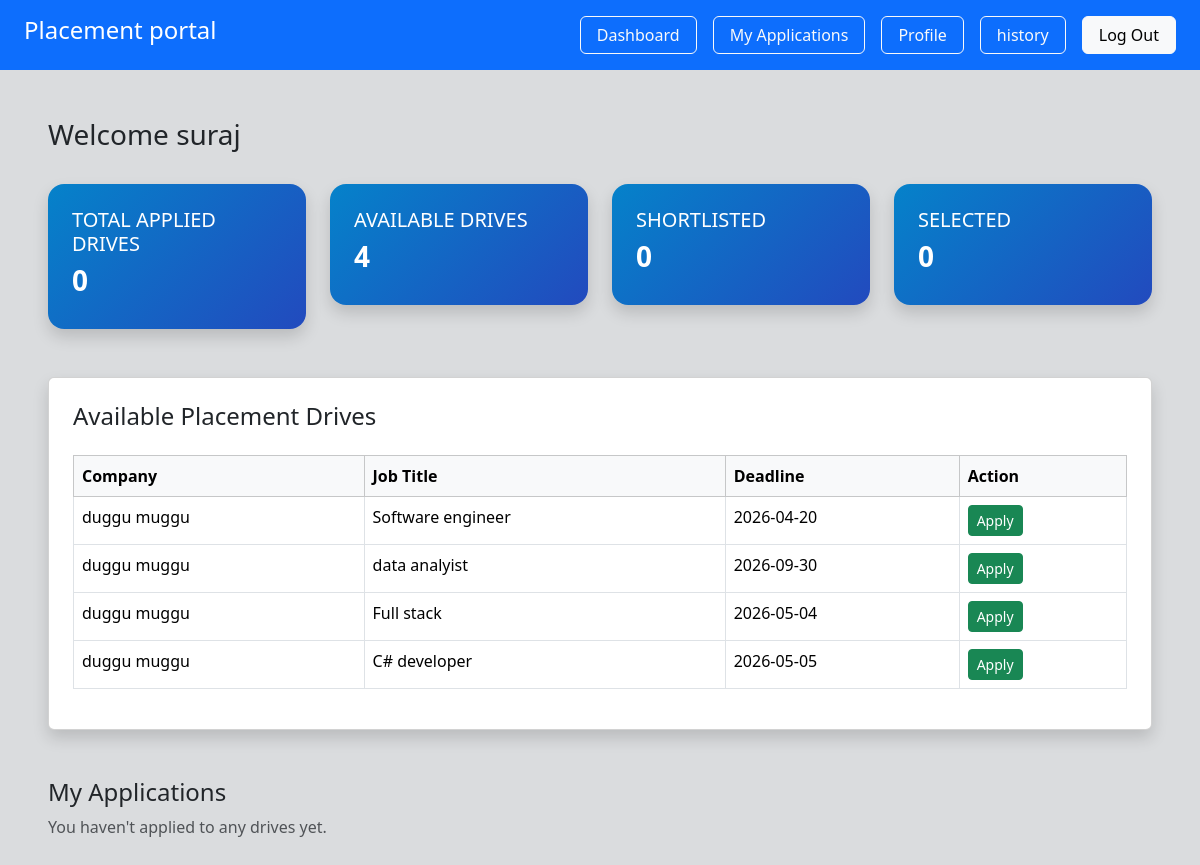
The page /student/dashboard (signed in) on the database its author committed.
### app/models.py (models this page shows, shortened)
class Student(db.Model):
     __tablename__ = "students"
     id = db.Column(db.Integer, primary_key=True )
     user_id = db.Column(db.Integer, db.ForeignKey("users.id"), nullable=False)
     name = db.Column(db.String(100), nullable=False)
     roll_no = db.Column(db.String(50), unique=True, nullable=False)
     branch= db.Column(db.String(50))
     cgpa=db.Column(db.Float)
     phone = db.Column(db.String(15))
     resume = db.Column(db.String(200))
     is_blacklisted = db.Column(db.Boolean, default=False)
     user = db.relationship("User", backref=db.backref("student", uselist=False), uselist=False )

class PlacementDrive(db.Model):
     __tablename__ = "placement_drives"
     id = db.Column(db.Integer, primary_key=True)
     company_id = db.Column(db.Integer, db.ForeignKey("companies.id"), nullable=False)
     job_title = db.Column(db.String(150), nullable=False )
     description = db.Column(db.Text)
     eligibility= db.Column(db.String(200))
     deadline = db.Column(db.Date)
     status = db.Column(db.String(20) , default = 'pending')
     created_at  = db.Column(db.DateTime, default=datetime.utcnow)
     company= db.relationship('Company', backref='drives')

class Company(db.Model):
     __tablename__ = "companies"
     id = db.Column(db.Integer, primary_key=True)
     user_id = db.Column(db.Integer, db.ForeignKey("users.id"), nullable=False)
     company_name = db.Column(db.String(150), nullable=False)
     hr_name = db.Column(db.String(100))
     website = db.Column(db.String(150))
     approval_status = db.Column(db.String(20), default="pending")
     is_blacklisted = db.Column(db.Boolean, default=False)
     user = db.relationship("User", backref=db.backref("company", uselist=False),uselist=False)

### app/student/routes.py (the view)
@student.route('/student/dashboard')
@login_required
def s_student():
    if current_user.role != "student":
        return "Unauthorized", 403
    stu = Student.query.filter_by(user_id=current_user.id).first()
    if not stu:
        return "Student profile not found", 404
    available_drives = PlacementDrive.query.filter_by(status="open").all()
    applications = Application.query.filter_by(student_id=stu.id).all()
    total_applied = len(applications)
    total_shortlist_dives = Application.query.filter_by(status="shortlisted",student_id=stu.id).count()
    total_selected_dives = Application.query.filter_by(status="selected",student_id=stu.id).count()
    return render_template(
        'student/s_dashboard.html',
        stu=stu,
        available_drives=available_drives,
        applications=applications,
        total_applied=total_applied,
        total_shortlist_dives=total_shortlist_dives,
        total_selected_dives=total_selected_dives
    )

### app/__init__.py (called while the page is built)
@login_manager.user_loader
def load_user(user_id):
    from app.models import User
    return User.query.get(int(user_id))

### app/templates/student/s_dashboard.html
{% extends 'base.html' %}
{% block content %}
<div class="p-5 bg-secondary bg-opacity-25 min-vh-100">
    <h3 class="mb-4">Welcome {{ stu.name }}</h3>
     {% include 'student/stats.html'   %}
     {% include 'student/avail_drive.html'   %}
     {% include 'student/applied_drive.html'   %}
</div>
{% endblock %}

### app/templates/student/avail_drive.html
<div class="card shadow p-4 mt-5">
    <h4 class="">Available Placement Drives</h4>
    {% if available_drives %}
    <table class="table table-bordered table-hover mt-3">
        <thead class="table-light">
            <tr>
                <th>Company</th>
                <th>Job Title</th>
                <th>Deadline</th>
                <th>Action</th>
            </tr>
        </thead>
        <tbody>
            {% for drive in available_drives %}
            <tr>
                <td>{{ drive.company.company_name }}</td>
                <td>{{ drive.job_title }}</td>
                <td>{{ drive.deadline.strftime('%Y-%m-%d') }}</td>
                <td>
                    <a href="/student/apply/{{ drive.id }}"
                       class="btn btn-success btn-sm">
                       Apply
                    </a>
                </td>
            </tr>
            {% endfor %}
        </tbody>
    </table>
    {% else %}
        <p class="text-muted">No drives available.</p>
    {% endif %}
</div>

### rows shown on the page
Student: name "suraj"
PlacementDrive: company.company_name "duggu muggu", job_title "Software engineer", deadline "2026-04-20"
PlacementDrive: company.company_name "duggu muggu", job_title "data analyist", deadline "2026-09-30"
PlacementDrive: company.company_name "duggu muggu", job_title "Full stack", deadline "2026-05-04"
PlacementDrive: company.company_name "duggu muggu", job_title "C# developer", deadline "2026-05-05"

### other values the page prints
{{ total_applied }} "0"
{{ available_drives|length }} "4"
{{ total_shortlist_dives }} "0"
{{ total_selected_dives }} "0"
